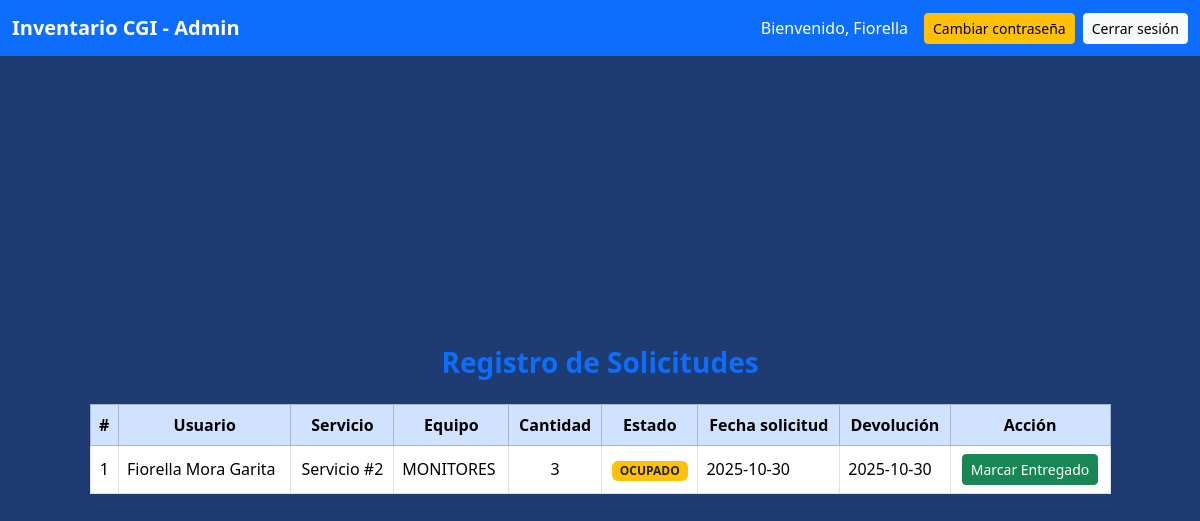
The app's page /public/admin/admin_dashboard.php (signed in) with its own data.
### tables this page shows
CREATE TABLE `registro_detalle` (
  `id_registro` int(11) NOT NULL,
  `fecha_de_salida` date NOT NULL DEFAULT current_timestamp(),
  `fecha_de_retorno` date NOT NULL DEFAULT current_timestamp(),
  `id_empleados` int(11) NOT NULL,
  `id_estado` int(11) NOT NULL,
  `id_servicio` int(11) NOT NULL,
  `id_inventario` int(55) NOT NULL,
  `cantidad` int(11) NOT NULL
);

CREATE TABLE `servicio` (
  `id_servicio` int(11) NOT NULL,
  `nombre_servicio` varchar(100) NOT NULL
);

CREATE TABLE `inventario` (
  `id_inventario` int(11) NOT NULL,
  `articulo` varchar(55) NOT NULL,
  `cantidad` int(55) NOT NULL,
  `id_estado` int(11) NOT NULL
);

CREATE TABLE `estado` (
  `id_estado` int(11) NOT NULL,
  `nombre` varchar(55) DEFAULT NULL
);

### includes/functions.php (called while the page is built, shortened)
<?php
$host = 'localhost';
$user = 'root';
$pass = '';
$db   = 'empleados';
$conn = new mysqli($host, $user, $pass, $db);
function obtenerSolicitudes() {
    global $conn;
    $sql = "
        SELECT
            r.id_registro,
            e.id_empleados,
            CONCAT(e.nombre, ' ', e.apellido1, ' ', e.apellido2) AS usuario,
            s.id_servicio,
            i.articulo AS equipo,
            i.cantidad,
            es.nombre AS estado,
            r.fecha_de_salida AS fecha_solicitud,
            r.fecha_de_retorno AS fecha_entrega,
            r.id_estado
        FROM registro_detalle r
        JOIN empleados e ON r.id_empleados = e.id_empleados
        JOIN servicio s ON r.id_servicio = s.id_servicio
        JOIN inventario i ON r.id_inventario = i.id_inventario
        JOIN estado es ON r.id_estado = es.id_estado
        ORDER BY r.fecha_de_salida DESC
    ";
    $result = $conn->query($sql);
    $solicitudes = [];
    while ($row = $result->fetch_assoc()) {
        $solicitudes[] = $row;
    }
    return $solicitudes;
}
?>

### public/admin/admin_dashboard.php (the view, shortened to what this page needs)
<?php
require_once __DIR__ . '/../../includes/functions.php';
$solicitudes = obtenerSolicitudes();
?>
<!doctype html>
<html lang="es">
<head>
  <link href="https://cdn.jsdelivr.net/npm/bootstrap@5.3.2/dist/css/bootstrap.min.css" rel="stylesheet">
  <link rel="stylesheet" href="estilo2.css">
</head>
<body class="dashboard-body">
<nav class="navbar navbar-expand-lg navbar-dark bg-primary">
    <div class="container-fluid">
        <a class="navbar-brand fw-bold" href="#">Inventario CGI - Admin</a>
        <div class="d-flex align-items-center">
            <span class="navbar-text me-3 text-white">
                Bienvenido, <?= htmlspecialchars($_SESSION['user_name'] ?? 'Administrador'); ?>
            </span>
            <a href="cambiar_contraseña.php" class="btn btn-warning btn-sm me-2">Cambiar contraseña</a>
            <a href="../logout.php" class="btn btn-light btn-sm">Cerrar sesión</a>
        </div>
    </div>
</nav>
<div class="dashboard-wrapper py-5">
    <div class="container">
        <div class="row justify-content-center">
            <div class="col-md-11">
                <h3 class="text-center text-primary fw-bold mb-4">Registro de Solicitudes</h3>
                <div class="table-responsive shadow-sm">
                    <table class="table table-bordered table-hover align-middle">
                        <thead class="table-primary text-center">
                            <tr>
                                <th>#</th>
                                <th>Usuario</th>
                                <th>Servicio</th>
                                <th>Equipo</th>
                                <th>Cantidad</th>
                                <th>Estado</th>
                                <th>Fecha solicitud</th>
                                <th>Devolución</th>
                                <th>Acción</th>
                            </tr>
                        </thead>
                        <tbody>
                            <?php if (empty($solicitudes)): ?>
                                <tr>
                                    <td colspan="9" class="text-center text-muted">No hay solicitudes registradas</td>
                                </tr>
                            <?php else: ?>
                                <?php foreach ($solicitudes as $s): ?>
                                    <tr>
                                        <td class="text-center"><?= $s['id_registro'] ?></td>
                                        <td><?= htmlspecialchars($s['usuario']) ?></td>
                                        <td class="text-center">Servicio #<?= htmlspecialchars($s['id_servicio']) ?></td>
                                        <td><?= htmlspecialchars($s['equipo']) ?></td>
                                        <td class="text-center"><?= $s['cantidad'] ?></td>
                                        <td class="text-center">
                                            <span class="badge <?= strtolower($s['estado']) === 'disponible' ? 'bg-success' : 'bg-warning text-dark' ?>">
                                                <?= htmlspecialchars($s['estado']) ?>
                                            </span>
                                        </td>
                                        <td><?= htmlspecialchars($s['fecha_solicitud']) ?></td>
                                        <td><?= htmlspecialchars($s['fecha_entrega']) ?></td>
                                        <td class="text-center">
                                            <form method="post" style="display:inline;">
                                                <?php if ($s['id_estado'] != 1): ?>
                                                    <button class="btn btn-sm btn-success" name="entregar">Marcar Entregado</button>
                                                <?php else: ?>
                                                    <span class="text-success fw-semibold">Entregado</span>
                                                <?php endif; ?>
                                            </form>
                                        </td>
                                    </tr>
                                <?php endforeach; ?>
                            <?php endif; ?>
                        </tbody>
                    </table>
                </div>
            </div>
        </div>
    </div>
</div>
</body>
</html>

### public/admin/estilo2.css (style rules this page uses)
.dashboard-body { background-color: #1e3c72; min-height: 100vh; display: flex; flex-direction: column; }
.dashboard-wrapper { flex: 1; display: flex; align-items: center; justify-content: center; padding: 40px 20px; }

### records on screen
registro_detalle: id_registro "1", usuario "Fiorella Mora Garita", id_servicio.id_servicio "2", id_inventario.articulo "MONITORES", id_inventario.cantidad "3", id_estado.nombre "OCUPADO", fecha_de_salida "2025-10-30", fecha_de_retorno "2025-10-30", shows "Marcar Entregado"

### other values on screen
$_SESSION['user_name'] "Fiorella"
